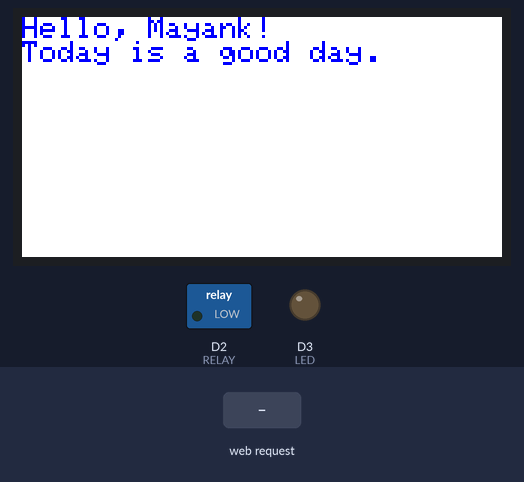
A sketch run on a simulated Arduino Uno R4 WiFi. On the bench: 480×240 colour display, switched loads named in the sketch (green lamp = pin HIGH), output pins drawn as LEDs (lit = HIGH). Inputs (shaded band) come from the test bench. WiFi joins after 1.5 s; servers stay silent unless stated; not simulated (calls return 0 or success): secret.h; what the sketch prints to the serial monitor is not drawn.

Above: at 0.2 s.
At 3.0 s:
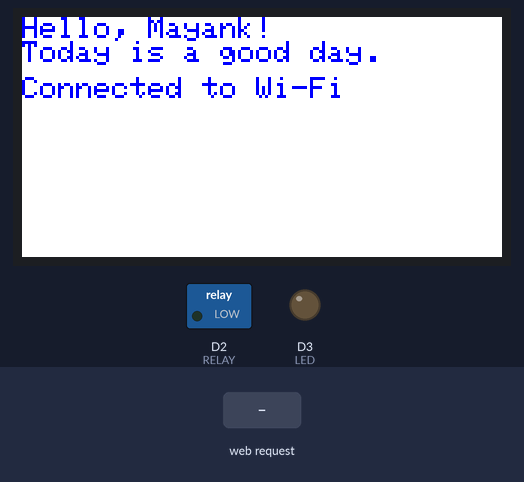
3.1 s: HTTP request GET /?cmd= received
At 4.1 s:
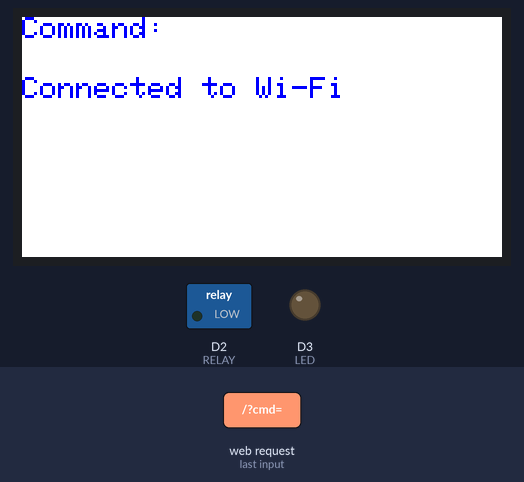
4.6 s: HTTP request GET /ON received
6.1 s: HTTP request GET /OFF received
Timing chart, 0 to 9.1 s (numbered marks = the images above; inputs shaded):
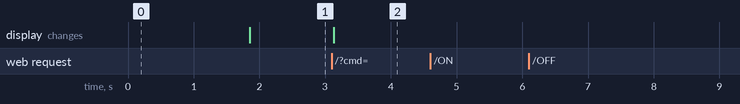

Measured:
- after the input at 3.1 s, the display: changes at once (image 2)
- after the input at 4.6 s, every drawn part: stays the same
- after the input at 6.1 s, every drawn part: stays the same

The sketch:

sketch_WIFI_TFT.ino
```cpp
/*
  Fast WIFI + TFT + Relay + LED control via Webpage
*/

#include "WiFiS3.h"
#include "secret.h"

#include <Adafruit_GFX.h>
#include <Adafruit_ST7796S.h>
#include <SPI.h>

const int TFT_CS   = 10;
const int TFT_DC   = 9;
const int TFT_RST  = 8;

const int LED = 3;    // LED PWM
const int RELAY = 2;  // Digital relay

unsigned long commandTime = 0;
String lastCommand = "";

Adafruit_ST7796S tft = Adafruit_ST7796S(&SPI, TFT_CS, TFT_DC, TFT_RST);
WiFiServer server(80);
int status = WL_IDLE_STATUS;

// -----------------------------------
void showDefaultScreen() {
  tft.fillScreen(ST77XX_WHITE);
  tft.setCursor(0, 0);
  tft.setTextColor(ST77XX_BLUE, ST77XX_WHITE);
  tft.setTextSize(3);
  tft.println("Hello, Mayank!");
  tft.println("Today is a good day.");
}

// -----------------------------------
void setup() {
  pinMode(LED, OUTPUT);
  pinMode(RELAY, OUTPUT);

  Serial.begin(115200);
  while(!Serial);

  tft.init(20000000); // 20MHz SPI
  tft.setRotation(1);
  showDefaultScreen();

  // Connect Wi-Fi
  while(status != WL_CONNECTED) {
    Serial.print("Attempting to connect...");
    status = WiFi.begin(SECRET_SSID, SECRET_PASS);
    delay(200);
    Serial.println(status);
  }

  server.begin();
  Serial.println("Connected!");
  Serial.print("IP Address: ");
  Serial.println(WiFi.localIP());


  tft.setCursor(0, 60);
  tft.setTextColor(ST77XX_BLUE, ST77XX_WHITE);
  tft.println("Connected to Wi-Fi");
}

// -----------------------------------
void loop() {
  static char currentLine[128];
  static int idx = 0;

  WiFiClient client = server.available();
  if(client) {
    Serial.println("New client connected");

    while(client.connected() && client.available()) {
      char c = client.read();
      Serial.write(c);

      if(idx < sizeof(currentLine)-1) currentLine[idx++] = c;

      // End of line
      if(c == '\n') {
        currentLine[idx] = '\0';
        idx = 0;

        // Serve HTML
        if(strlen(currentLine) <= 2) {
          client.print(F(
            "HTTP/1.1 200 OK\r\n"
            "Content-type:text/html\r\n"
            "Connection: close\r\n\r\n"
            "<!DOCTYPE HTML><html>"
            "<h1>Command page</h1>"
            "<form action=\"/\" method=\"GET\">"
            "Command: <input type=\"text\" name=\"cmd\">"
            "<input type=\"submit\" value=\"Send\">"
            "</form></html>"
          ));
        }

        // Handle GET /?cmd=
        if(strstr(currentLine, "GET /?cmd=")) {
          char *p = strstr(currentLine, "GET /?cmd=") + 10;
          char cmd[16];
          int i = 0;
          while(*p != ' ' && *p != '\0' && i < 15) cmd[i++] = *p++;
          cmd[i] = '\0';

          Serial.print("Command received: ");
          Serial.println(cmd);

          // Update TFT (only top 50px)
          tft.fillRect(0, 0, tft.width(), 50, ST77XX_WHITE);
          tft.setCursor(0, 0);
          tft.println("Command:");
          tft.println(cmd);

          // LED & Relay
          if(lastCommand != cmd) {
            if(strcmp(cmd, "ON") == 0) {
              analogWrite(LED, 50);       // soft LED
              digitalWrite(RELAY, HIGH);  // relay ON
            } else if(strcmp(cmd, "OFF") == 0) {
              analogWrite(LED, 0);
              digitalWrite(RELAY, LOW);   // relay OFF
            }
            lastCommand = cmd;
          }

          commandTime = millis();
        }
      }
    }

    client.stop();
    Serial.println("Client disconnected");
  }

  // Reset TFT after 2s
  if(lastCommand != "" && millis() - commandTime >= 2000) {
    showDefaultScreen();
    lastCommand = "";
  }
}
```
